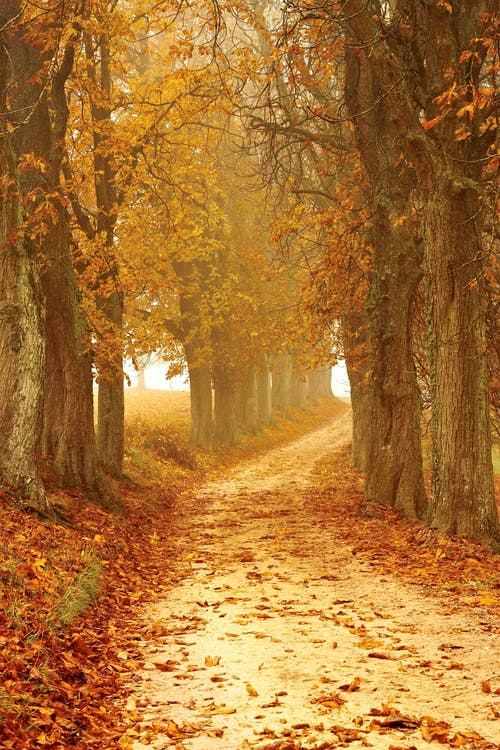
#> input picture Resources/image.jpg, 500 x 750 px
$ python resize_cropping.py
#> lines starting #> are read from the running program, lines starting #| are printed output that depends on the picture
import cv2

path2 = "Resources/image.jpg"
img = cv2.imread(path2)
#> img is the input picture: shape (750, 500, 3); mean B, G, R 50.8, 115.2, 170.8
print(img.shape)
#| (750, 500, 3)
cv2.imshow("img", img)

#image resize
width, height = 400, 400
img_resize = cv2.resize(img, (width, height))
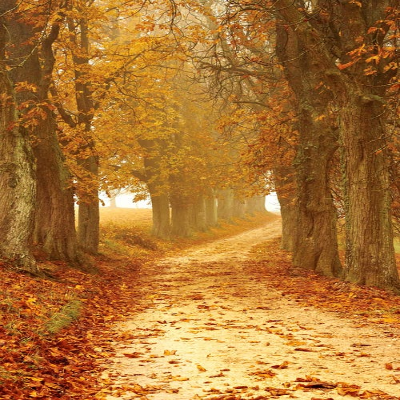
#> img_resize: shape (400, 400, 3); mean B, G, R 50.6, 115.1, 170.7
print(img_resize.shape)
#| (400, 400, 3)
cv2.imshow("img resized", img_resize)

#img crop
img_crop = img[0:200, 0:750]
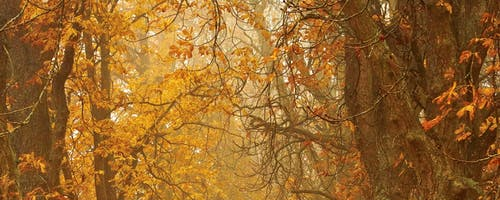
#> img_crop: shape (200, 500, 3); mean B, G, R 42.2, 102.3, 151.6
cv2.imshow("img cropped", img_crop)

#img crop + resize
img_crop_resize = cv2.resize(img_crop, (img.shape[1], img.shape[0]))
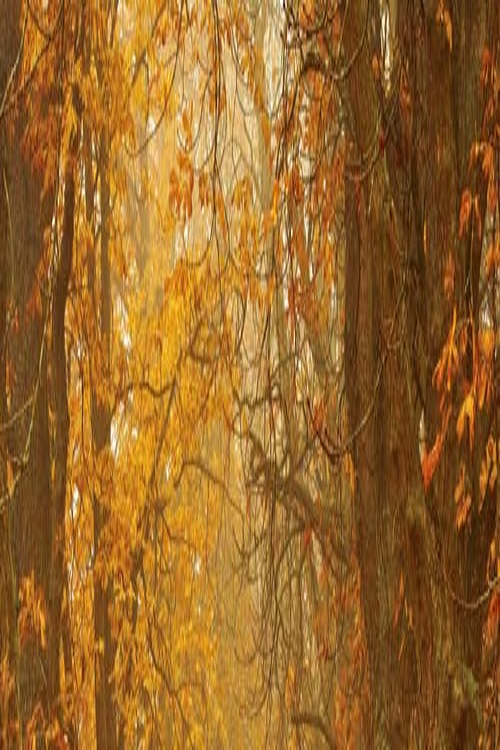
#> img_crop_resize: shape (750, 500, 3); mean B, G, R 42.1, 102.2, 151.5
cv2.imshow("img cropped_resized", img_crop_resize)

cv2.waitKey(0)
